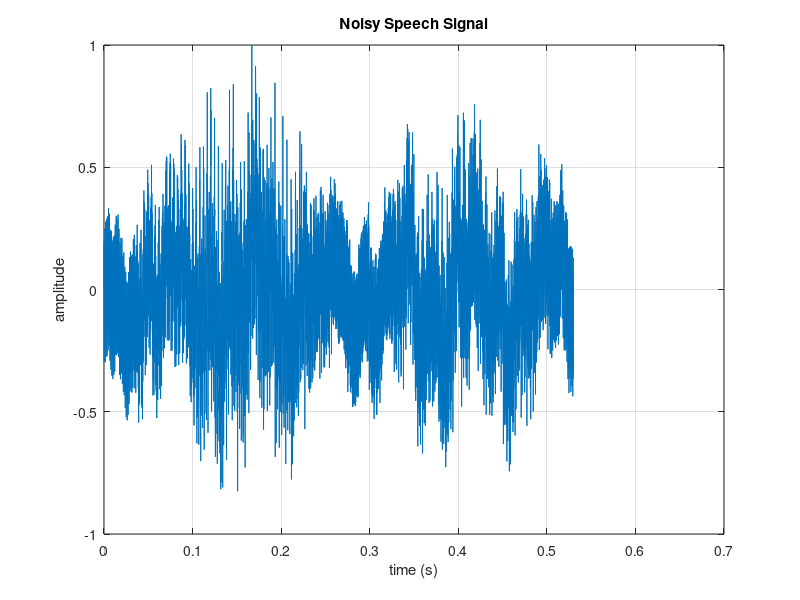

Source code (MATLAB): (Note: this script raises an error after producing the figure.)
%% Module 11 - August 9, 2015

%% 1
load HW11_Sig

%% 2
t = 0:length(Sig)-1;
t = t./Fs;

figure();
plot(t, Sig); 
xlabel('time (s)');
ylabel('amplitude');
title('Noisy Speech Signal');
grid on;

figure();
spectrogram(Sig, 256, [], [], Fs)

sound(Sig, Fs)

%% 3

%% 4

figure();
plot(simout.Time,simout.Data); 
xlabel('time (s)');
ylabel('amplitude');
title('Filtered Speech Signal');
grid on;

figure();
spectrogram(simout.Data, 256, [], [], Fs)

sound(simout.Data,Fs)

%%

figure();
plot(simout2.Time, double(data(simout2.Data))); 
xlabel('time (s)');
ylabel('amplitude');
title('Filtered Speech Signal');
grid on;

figure();
spectrogram(double(simout2.Data), 128, [], [], Fs)

%sound(simout.Data,Fs)
